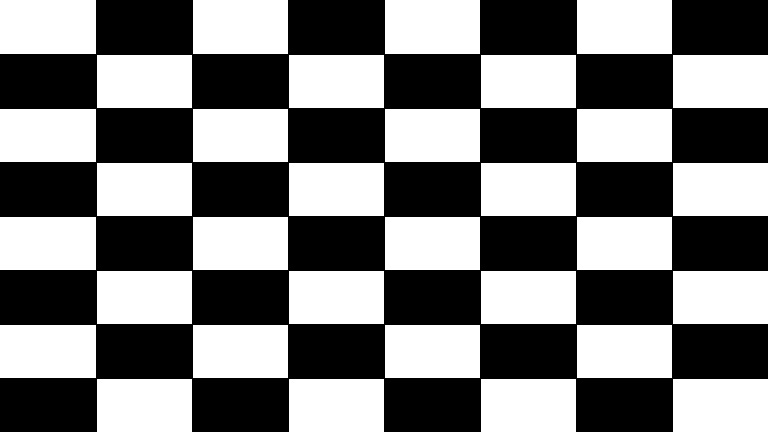
#> input picture Applied Labs/Lab One/chessboard.jpg, 768 x 432 px
$ jupyter execute walkthrough.ipynb
#> lines starting #> are read from the running program, lines starting #| are printed output that depends on the picture; after the words box and inside, x2 and y2 are one past the last pixel; in counts of white or black regions, pixels touching at a corner belong together
## Opencv

[cell 1]
import cv2

[cell 2]
# loading Image
img = cv2.imread('chessboard.jpg', cv2.IMREAD_UNCHANGED)
#> img is the input picture: shape (432, 768, 3); min 0, max 255, mean 124.3
img

# cv2.IMREAD_GRAYSCALE
# cv2.IMREAD_COLOR -> rgb
# cv2.IMREAD_UNCHANGED -> rgba

[cell 3]
(h, w, d) = img.shape
#> h = 432; w = 768; d = 3
print(f"Width={w}, Hieght={h}, Depth={d}")
#| Width=768, Hieght=432, Depth=3

[cell 4]
cv2.imshow('chess', img)
k = cv2.waitKey(0) # 0 ms means wait untill a keystroke
#> (key Esc is pressed here)
if k==27:
    cv2.destroyAllWindows()
elif k==ord('s'):
    cv2.imwrite("edited_chess.jpg", img)
    cv2.destroyAllWindows()

[cell 5]
fixed_resized = cv2.resize(img, (300, 300)) # fixed resize  without considering the aspect ratio
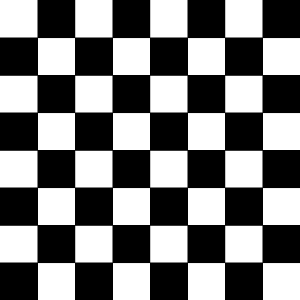
#> fixed_resized: shape (300, 300, 3); min 0, max 255, mean 124.4

[cell 6]
aspect_ratio = 300.0/w
#> aspect_ratio = 0.391
resized_aspect_ratio = cv2.resize(img, (300, int(h*aspect_ratio)))
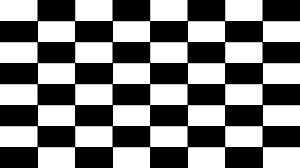
#> resized_aspect_ratio: shape (168, 300, 3); min 0, max 255, mean 125.2

[cell 7]
# resized = imutils.resize(image, width=300)

## Matplotlip

[cell 8]
from matplotlib import pyplot as plt

[cell 9]
# opencv uses legacy standart BGR mode not RGP

[cell 10]
img_rgb = cv2.cvtColor(img, cv2.COLOR_BGR2RGB)

[cell 11]
r, g, b = img_rgb[30, 27]
#> r = 255; g = 255; b = 255
print(f'r={r}, g={g}, b={b}')
#| r=255, g=255, b=255

[cell 12]
plt.figure()
plt.imshow(img_rgb)
# plt.show()

## Numpy

[cell 13]
import numpy as np

[cell 14]
arr = np.arange(0, 16)
print(arr.shape, arr)
reshaped_arr = arr.reshape((4, 2, 2))
reshaped_arr.shape
# reshaped_arr

[cell 15]
reshaped_arr[...,1] # EQV. reshaped_arr[:,:,1]

[cell 16]
reshaped_arr[0:2,...] # EQV. reshaped_arr[0:2, :,:]

[cell 17]
reshaped_arr[..., -1]

[cell 18]
arr[[0, 1, 2, 3, 4]]

[cell 19]
# arr[[True, True, False, False, False, False, False, ... ]]
arr[arr<=4]

[cell 20]
a = np.arange(1, 17).reshape((4, 4))
b = np.arange(11, 27).reshape((4, 4))
b = a
print(f"a={a}")
print(f"b={b}")

[cell 21]
a = np.arange(1, 17).reshape((4, 4))
b = a
b[:] = np.arange(11, 27).reshape((4, 4))
print(f"a={a}")
print(f"b={b}")

[cell 22]
# Broadcasting
""" A set of arrays is said to be broadcastable if the above rules produce a valid result and one
of the following is true
- Arrays have exactly the same shape.
- Arrays have the same number of dimensions and the length of each
dimension is either a common length or 1
- Array having too few dimensions can have its shape prepended with a
dimension of length 1, so that the above stated property is true.
"""

[cell 23]
a = np.array([[0.0, 0.0, 0.0],
              [10.0, 10.0, 10.0],
              [20.0, 20.0, 20.0],
              [30.0, 30.0, 30.0]])
print(f"a shape", a.shape)
b = np.array([1.0, 2.0, 3.0])
print(f"b shape", b.shape)
print(f"a+b:\n", a+b)

### Draw Shapes

[cell 24]
# 1. Line: Pass starting and ending coordinates of line, color, line thickness.
img_lined = cv2.line(img, (0, 0), (512, 512), (2500, 0, 0), 5) # not red it's BGR

[cell 25]
# 2. Rectangle: Pass top-left corner and bottom-right corner of rectangle, color, line thickness.
img_rectangled = cv2.rectangle(img,(384,0),(510,128),(0,255,0),3)
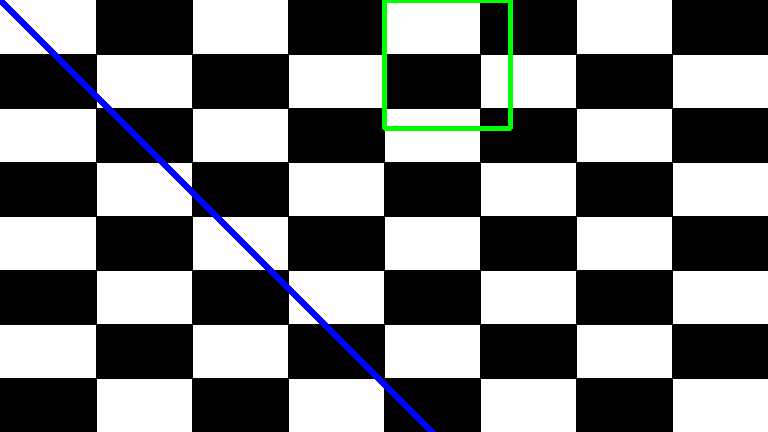
#> img_rectangled: shape (432, 768, 3); mean B, G, R 125, 123.8, 122

[cell 26]
# 3. Circle: Pass center coordinates and radius, color.
img_circled = cv2.circle(img,(447,63), 63, (0,0,255), -1)
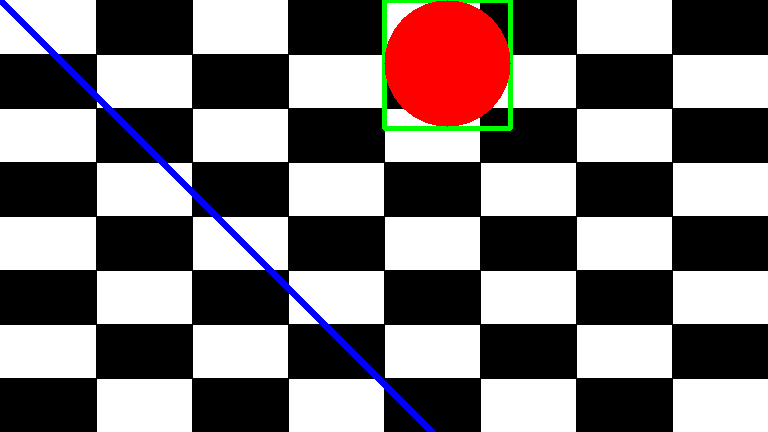
#> img_circled: shape (432, 768, 3); mean B, G, R 120.1, 118.8, 126.7

[cell 27]
# 4. Add Text: pass bottom-left corner where data starts, Font type, Font Scale(size of font), color, thickness, lineType
font = cv2.FONT_HERSHEY_SIMPLEX
img_circled_texted = cv2.putText(img, 'OpenCV', (10, 50), cv2.FONT_HERSHEY_SIMPLEX, 1, (255, 255, 255), 2, cv2.LINE_AA)

### OpenCV Image Processing

[cell 28]
# Image Thresholding
# Image, threshold value Expression, maximum Value to replace with, threshold TYPE
thresholdedVal, thresholdedImg = cv2.threshold(img_rgb, 127, 255, cv2.THRESH_BINARY)
#> thresholdedImg: shape (432, 768, 3); 48.7% white; 32 white regions, largest, box (x1, y1, x2, y2) and area: (0, 0, 96, 54) 5184, (193, 0, 288, 54) 5130, (385, 0, 480, 54) 5130
thresholdedVal
